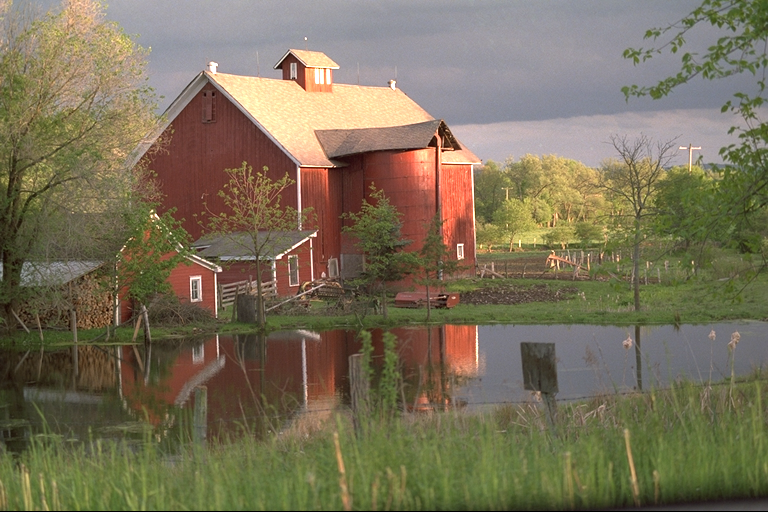
#> input picture images/Barn.png, 768 x 512 px; its folder holds only this picture in this run
$ python color_quantization.py
#> lines starting #> are read from the running program, lines starting #| are printed output that depends on the picture
import argparse
import pathlib
import time
from typing import List, Tuple, Dict

import cv2
import numpy as np
import matplotlib.pyplot as plt
from skimage.metrics import peak_signal_noise_ratio, structural_similarity, mean_squared_error


def uniform_quantize(img, bits):
    if img.dtype != np.uint8:
        raise ValueError("Expected uint8 image")

    # Calculate bins
    step = 256 // (2**bits)
    uniform_image = ((img // step) * step + step // 2).astype(np.uint8)


    return uniform_image


def _init_centroids(pixels, k, rng):

    # Initialize centroids
    n = pixels.shape[0]
    centroids = np.empty((k, 3), dtype=np.float32)

    # Pick first centroid randomly
    centroids[0] = pixels[rng.integers(0, n)]
    for i in range(1, k):
        # Distance to nearest existing centroid
        dists = np.sum((pixels[:, None] - centroids[None, :i])**2, axis=2)

        probs = np.min(dists, axis=1)

        # Normalize
        probs /= probs.sum()
        # Pick next centroid
        centroids[i] = pixels[np.searchsorted(np.cumsum(probs), rng.random())]


    return centroids

def kmeans_quantize(img, k):

    h, w = img.shape[:2]
    # Flatten image to pixels
    pixels = img.reshape(-1, 3).astype(np.float32)

    # Random number generator
    seed = 42
    rng = np.random.default_rng(seed)

    # Initialize centroids
    centroids = _init_centroids(pixels, k, rng)
    max_iter = 20

    for _ in range(max_iter):

         # Compute distance to centroids
        dists = np.sum((pixels[:, None] - centroids[None, :]) ** 2, axis=2)

        labels = np.argmin(dists, axis=1)
        new_centroids = []

         # Update each centroid by averaging its pixels or randomly reassign if empty
        for i in range(k):
            cluster_pixels = pixels[labels == i]
            if len(cluster_pixels) > 0:
                centroid = cluster_pixels.mean(axis=0)
            else:
                random_idx = rng.integers(0, pixels.shape[0])
                centroid = pixels[random_idx]
            new_centroids.append(centroid)
        new_centroids = np.array(new_centroids)

        # Break if the centroids have converged
        if np.linalg.norm(new_centroids - centroids, axis=1).max() < .0001:
            break

        centroids = new_centroids


    final_colors = centroids.clip(0, 255).astype(np.uint8)
    return final_colors[labels].reshape(h, w, 3)


def median_cut_quantize(img, k):
    # k must be power of 2
    if (k & (k - 1)) != 0:
        raise ValueError("k must be a power of two")

    pixels = img.reshape(-1, 3)
    # Put all pixels same "box"
    boxes = [np.arange(pixels.shape[0])]

    while len(boxes) < k:
        max_range = -1
        idx = -1

        # Finds the box with the biggest range in pixel color values
        for i in range(len(boxes)):
            box_pixels = pixels[boxes[i]]
            color_range = box_pixels.max(axis=0) - box_pixels.min(axis=0)
            largest_range = color_range.max()
            if largest_range > max_range:
                max_range = largest_range
                idx = i

        # Split box with largest color range
        big_box = boxes.pop(idx)
        pts = pixels[big_box]

        # Find channel(R, G, B) with maximum range in the box
        ch = (pts.max(0) - pts.min(0)).argmax()

        # Sort by that channel
        sorted_idx = big_box[np.argsort(pts[:, ch])]
        mid = len(sorted_idx) // 2

        # Split into two halves
        boxes.append(sorted_idx[:mid])
        boxes.append(sorted_idx[mid:])

    palette = []
    # Compute the mean colors for all pixels in each box to get color palette
    for box in boxes:
        box_pixels = pixels[box]

        # Average color for each box
        mean_color = box_pixels.mean(axis=0)

        # Append average color to list
        palette.append(mean_color)

    palette = np.array(palette, dtype=np.uint8)

    # Store what box and color each pixel belongs to
    labels = np.empty(pixels.shape[0], dtype=int)
    for i, b in enumerate(boxes):
        labels[b] = i

    h, w = img.shape[:2]
    return palette[labels].reshape(h, w, 3)  # Reshape back to image


def compute_metrics(orig, quant):
    # Compute image quality metrics between original and quantized image
    return {
        "MSE": mean_squared_error(orig, quant),
        "PSNR": peak_signal_noise_ratio(orig, quant, data_range=255),
        "SSIM": structural_similarity(orig, quant, channel_axis=-1, data_range=255),
    }


def load_images(folder):
    # Load all supported images from folder
    return [p for p in folder.iterdir() if p.suffix.lower() in {".jpg", ".jpeg", ".png", ".bmp", ".tiff"}]

def save_image(path, img):
    # Save an RGB image using OpenCV (expects BGR)
    cv2.imwrite(str(path), cv2.cvtColor(img, cv2.COLOR_RGB2BGR))

def show_results(orig, results):
    # Display original and quantized images side-by-side
    plt.figure(figsize=(4 * (len(results) + 1), 4))
    plt.subplot(1, len(results) + 1, 1)
    plt.imshow(orig)
    plt.title("Original")
    plt.axis("off")
    for i, (name, img) in enumerate(results, start=2):
        plt.subplot(1, len(results) + 1, i)
        plt.imshow(img)
        plt.title(name)
        plt.axis("off")
    plt.tight_layout()
    plt.show()


def main():
    # Input/Ouput Folders
    input_dir = pathlib.Path("images")
    output_dir = pathlib.Path("results")

    # List of quantization methods to apply
    methods = ["uniform", "kmeans", "median_cut"]

    uniform_bits = 4  # Number of bits for uniform quantization
    kmeans_k = 16  # Number of clusters for k-means
    median_k = 256  # Number of colors for median-cut(must be power of 2)
    show = True  # Whether to display results

    # Load Images
    imgs = load_images(input_dir)
    if not imgs:
        print("No images found.")
        return

    # Initialize metrics collection
    metrics_summary = {m: [] for m in ["MSE", "PSNR", "SSIM"]}

    # Loop through each image
    for img_path in imgs:
        print(f"Processing {img_path.name}:")
        bgr = cv2.imread(str(img_path))
#> bgr is the input picture: shape (512, 768, 3); mean B, G, R 88.7, 112.4, 121.8
        rgb = cv2.cvtColor(bgr, cv2.COLOR_BGR2RGB)

        results = []
        if "uniform" in methods:
            start = time.time()
            q = uniform_quantize(rgb, uniform_bits)
            elapsed = time.time() - start
            print(f"    Uniform ({uniform_bits} bits) took {elapsed:.4f} seconds")
            results.append((f"Uniform ({uniform_bits} bits)", q))

        if "kmeans" in methods:
            start = time.time()
            q = kmeans_quantize(rgb, k=kmeans_k)
#> after the loop in _init_centroids, `for i in range(1, k):`: centroids = 16 rows, first 8: [156, 154, 165], [87, 72, 54], [109, 120, 69], [45, 37, 22], [121, 123, 128], [93, 109, 59], [223, 211, 127], [78, 58, 40]
#> in kmeans_quantize, `return final_colors[labels].reshape(h, w, 3)`:
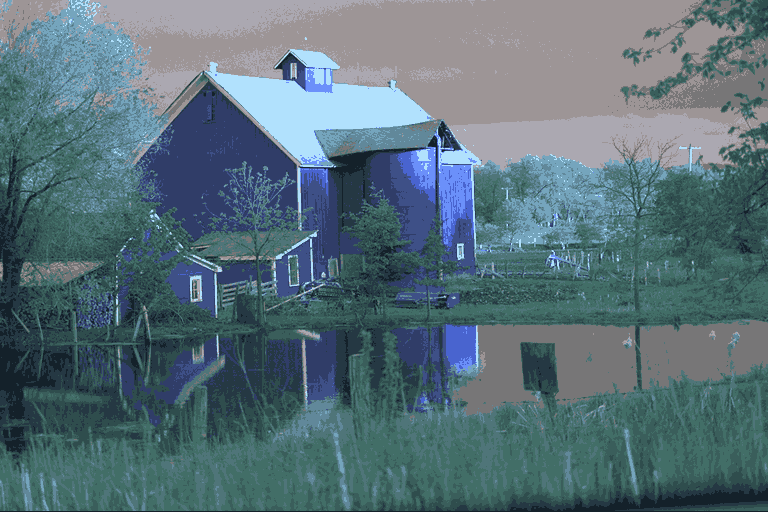
#> returned value: shape (512, 768, 3); mean of channels 0, 1, 2 121.3, 112.1, 88.3; drawn as B, G, R
            elapsed = time.time() - start
            print(f"    K-Means (k={kmeans_k}) took {elapsed:.4f} seconds")
            results.append((f"K-Means (k={kmeans_k})", q))

        if "median_cut" in methods:
            start = time.time()
            q = median_cut_quantize(rgb, k=median_k)
#> the loop in median_cut_quantize, `while len(boxes) < k:` made 255 passes
#> (ch, mid) on passes 1 to 3: (0, 196608), (2, 98304), (1, 49152)
#> after the loop in median_cut_quantize, `while len(boxes) < k:`: boxes = 256 items
#> the loop in median_cut_quantize, `for box in boxes:` made 256 passes
#> mean_color on passes 1 to 3: [189.7, 179, 184.7], [255, 235.6, 178.8], [255, 240.6, 186]
#> after the loop in median_cut_quantize, `for box in boxes:`: palette = 256 items, first 6: [189.7, 179, 184.7], [255, 235.6, 178.8], [255, 240.6, 186], [127.2, 74.08, 60.12], [186.4, 154.1, 134.6], [152.5, 77.52, 64.08]
#> in median_cut_quantize, `palette = np.array(palette, dtype=np.uint8)`: palette = 256 rows, first 8: [189, 179, 184], [254, 235, 178], [254, 240, 186], [127, 74, 60], [186, 154, 134], [152, 77, 64], [67, 73, 37], [116, 74, 51]
#> in median_cut_quantize, `return palette[labels].reshape(h, w, 3)`:
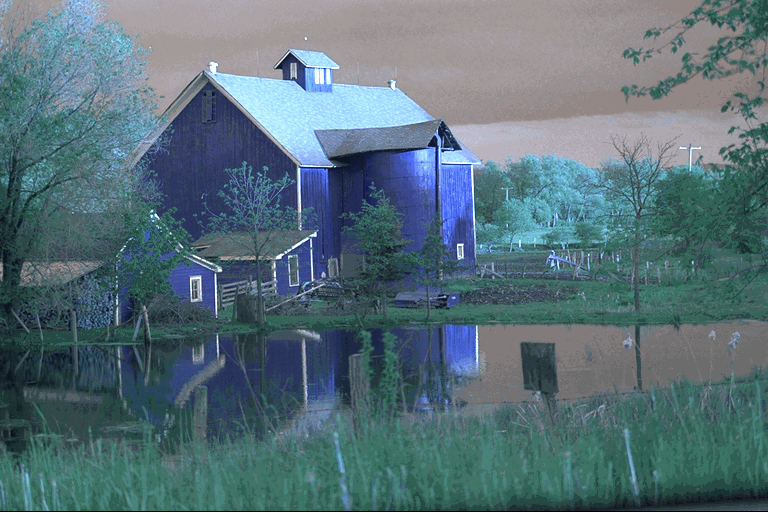
#> returned value: shape (512, 768, 3); mean of channels 0, 1, 2 121.3, 112, 88.1; drawn as B, G, R
            elapsed = time.time() - start
            print(f"    Median-Cut ({median_k}) took {elapsed:.4f} seconds")
            results.append((f"Median-Cut ({median_k})", q))

        # Save each image and print metrics
        for name, qimg in results:
            tag = name.split()[0].lower()
            save_image(output_dir / f"{img_path.stem}_{tag}{img_path.suffix}", qimg)  # Save output image
            m = compute_metrics(rgb, qimg)
            for k, v in m.items():
                metrics_summary[k].append(v)
            print("   ", name, "|", ", ".join(f"{k}: {v:.2f}" for k, v in m.items()))
#> this loop made 3 passes
#> (name, tag, m) on passes 1 to 3: ('Uniform (4 bits)', 'uniform', {'MSE': 21.78, 'PSNR': 34.75, 'SSIM': 0.908}), ('K-Means (k=16)', 'k-means', {'MSE': 89.05, 'PSNR': 28.63, 'SSIM': 0.851}), ('Median-Cut (256)', 'median-cut', {'MSE': 24.83, 'PSNR': 34.18, 'SSIM': 0.924})
#|     Uniform (4 bits) | MSE: 21.78, PSNR: 34.75, SSIM: 0.91
#|     K-Means (k=16) | MSE: 89.05, PSNR: 28.63, SSIM: 0.85
#|     Median-Cut (256) | MSE: 24.83, PSNR: 34.18, SSIM: 0.92
        if show:
            show_results(rgb, results)
#> the loop in show_results, `for i, (name, img) in enumerate(results, start=2):` made 3 passes
#> name on passes 1 to 3: 'Uniform (4 bits)', 'K-Means (k=16)', 'Median-Cut (256)'
#> in show_results, `plt.show()`:
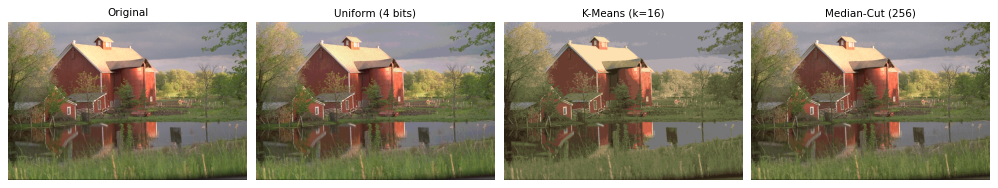
#> figure drawn by matplotlib, 4 panels

    # Average metrics
    print("\n=== Average Metrics Across All Images ===")
    for k, v in metrics_summary.items():
        print(f"{k}: {np.mean(v):.2f}")

if __name__ == "__main__":
    main()
